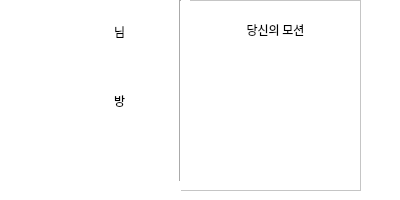
<?xml version="1.0" encoding="UTF-8"?>
<ui version="4.0">
 <class>Dialog</class>
 <widget class="QDialog" name="Dialog">
  <property name="geometry">
   <rect>
    <x>0</x>
    <y>0</y>
    <width>400</width>
    <height>200</height>
   </rect>
  </property>
  <property name="minimumSize">
   <size>
    <width>400</width>
    <height>200</height>
   </size>
  </property>
  <property name="windowTitle">
   <string>modi</string>
  </property>
  <property name="styleSheet">
   <string notr="true">background-color: rgb(255, 255, 255);</string>
  </property>
  <widget class="QFrame" name="frame">
   <property name="geometry">
    <rect>
     <x>40</x>
     <y>0</y>
     <width>321</width>
     <height>191</height>
    </rect>
   </property>
   <property name="frameShape">
    <enum>QFrame::StyledPanel</enum>
   </property>
   <property name="frameShadow">
    <enum>QFrame::Raised</enum>
   </property>
   <widget class="QWidget" name="layoutWidget">
    <property name="geometry">
     <rect>
      <x>0</x>
      <y>0</y>
      <width>141</width>
      <height>201</height>
     </rect>
    </property>
    <layout class="QGridLayout" name="gridLayout">
     <item row="1" column="0">
      <widget class="QLabel" name="room_number_lbl">
       <property name="font">
        <font>
         <family>KoPubWorld돋움체 Light</family>
         <underline>true</underline>
        </font>
       </property>
       <property name="text">
        <string/>
       </property>
       <property name="alignment">
        <set>Qt::AlignRight|Qt::AlignTrailing|Qt::AlignVCenter</set>
       </property>
      </widget>
     </item>
     <item row="0" column="0">
      <widget class="QLabel" name="username_lbl">
       <property name="font">
        <font>
         <family>맑은 고딕</family>
         <underline>true</underline>
        </font>
       </property>
       <property name="text">
        <string/>
       </property>
       <property name="alignment">
        <set>Qt::AlignRight|Qt::AlignTrailing|Qt::AlignVCenter</set>
       </property>
      </widget>
     </item>
     <item row="0" column="1">
      <widget class="QLabel" name="label_2">
       <property name="font">
        <font>
         <family>맑은 고딕</family>
         <pointsize>9</pointsize>
         <weight>50</weight>
         <italic>false</italic>
         <bold>false</bold>
        </font>
       </property>
       <property name="styleSheet">
        <string notr="true">font: 9pt &quot;맑은 고딕&quot;;</string>
       </property>
       <property name="text">
        <string>님</string>
       </property>
      </widget>
     </item>
     <item row="1" column="1">
      <widget class="QLabel" name="label_5">
       <property name="font">
        <font>
         <family>맑은 고딕</family>
         <pointsize>9</pointsize>
         <weight>50</weight>
         <italic>false</italic>
         <bold>false</bold>
        </font>
       </property>
       <property name="styleSheet">
        <string notr="true">font: 9pt &quot;맑은 고딕&quot;;</string>
       </property>
       <property name="text">
        <string>방</string>
       </property>
      </widget>
     </item>
     <item row="2" column="1">
      <widget class="QLabel" name="get_count_attendants">
       <property name="font">
        <font>
         <family>KoPubWorld바탕체 Light</family>
        </font>
       </property>
       <property name="text">
        <string/>
       </property>
      </widget>
     </item>
    </layout>
   </widget>
   <widget class="Line" name="line_2">
    <property name="geometry">
     <rect>
      <x>130</x>
      <y>0</y>
      <width>20</width>
      <height>181</height>
     </rect>
    </property>
    <property name="orientation">
     <enum>Qt::Vertical</enum>
    </property>
   </widget>
   <widget class="QLabel" name="motion_client">
    <property name="geometry">
     <rect>
      <x>160</x>
      <y>60</y>
      <width>151</width>
      <height>121</height>
     </rect>
    </property>
    <property name="text">
     <string/>
    </property>
    <property name="alignment">
     <set>Qt::AlignCenter</set>
    </property>
   </widget>
   <widget class="QLabel" name="label_3">
    <property name="geometry">
     <rect>
      <x>190</x>
      <y>20</y>
      <width>91</width>
      <height>20</height>
     </rect>
    </property>
    <property name="font">
     <font>
      <family>맑은 고딕</family>
      <pointsize>9</pointsize>
      <weight>50</weight>
      <italic>false</italic>
      <bold>false</bold>
     </font>
    </property>
    <property name="styleSheet">
     <string notr="true">font: 9pt &quot;맑은 고딕&quot;;</string>
    </property>
    <property name="text">
     <string>당신의 모션</string>
    </property>
    <property name="alignment">
     <set>Qt::AlignCenter</set>
    </property>
   </widget>
  </widget>
 </widget>
 <resources/>
 <connections/>
</ui>
